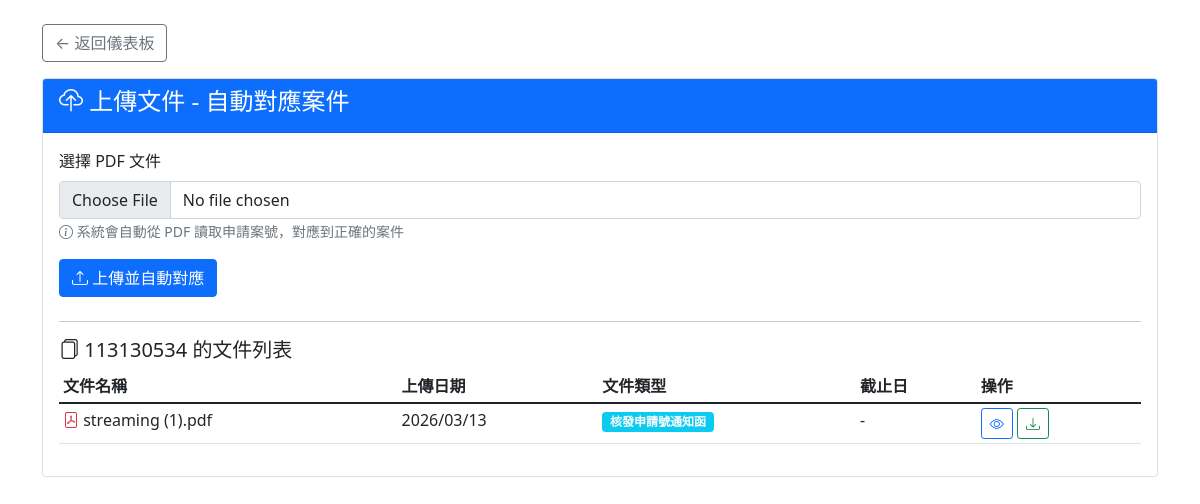
/cases/1/upload, run on the app's committed database.
### app/models/case.py (models this page shows)
class Case(Base):
    __tablename__ = "cases"
    id = Column(Integer, primary_key=True, index=True)
    case_no = Column(String(50), unique=True, index=True, nullable=False)
    title = Column(String(255), nullable=False)
    description = Column(String(1000), nullable=True)
    applicant = Column(String(255), nullable=True)
    filing_date = Column(DateTime, nullable=True)
    status = Column(String(50), default="進行中")
    created_at = Column(DateTime, default=lambda: datetime.now(timezone.utc))
    deadline = Column(Date, nullable=True)
    documents = relationship("Document", back_populates="case", cascade="all, delete-orphan")

### app/models/document.py (models this page shows)
class Document(Base):
    __tablename__ = "documents"
    id = Column(Integer, primary_key=True, index=True)
    case_id = Column(Integer, ForeignKey("cases.id", ondelete="CASCADE"), nullable=False)
    filename = Column(String(255), nullable=False)
    file_path = Column(String(500), nullable=False)
    uploaded_at = Column(DateTime, default=lambda: datetime.now(timezone.utc))
    text_content = Column(Text, nullable=True)
    doc_type = Column(String(100), nullable=True)
    extracted_data = Column(JSON, nullable=True)
    deadline = Column(DateTime, nullable=True)
    deadline_days = Column(Integer, nullable=True)
    case = relationship("Case", back_populates="documents")

### app/routers/case_page.py (the view)
@router.get("/cases/{case_id}/upload", response_class=HTMLResponse)
def upload_page(request: Request, case_id: int, db: Session = Depends(get_db)):
    case = db.query(Case).filter(Case.id == case_id).first()
    if not case:
        raise HTTPException(status_code=404, detail="案件不存在")
    return templates.TemplateResponse("case_upload.html", {
        "request": request,
        "case": case,
        "now": datetime.now()
    })

### templates/case_upload.html (shortened to what this page needs)
<!DOCTYPE html>
<html>
<head>
    <link href="https://cdn.jsdelivr.net/npm/bootstrap@5.1.3/dist/css/bootstrap.min.css" rel="stylesheet">
    <link rel="stylesheet" href="https://cdn.jsdelivr.net/npm/bootstrap-icons@1.8.1/font/bootstrap-icons.css">
</head>
<body class="container mt-4">
<div class="mb-3">
    <a href="/cases" class="btn btn-outline-secondary">← 返回儀表板</a>
</div>
<div class="card">
    <div class="card-header bg-primary text-white">
        <h4><i class="bi bi-cloud-upload"></i> 上傳文件 - 自動對應案件</h4>
    </div>
    <div class="card-body">
        <form action="/documents/upload" method="post" enctype="multipart/form-data" class="mb-4">
            <div class="mb-3">
                <label class="form-label">選擇 PDF 文件</label>
                <input type="file" class="form-control" name="file" accept=".pdf" required>
                <small class="text-muted">
                    <i class="bi bi-info-circle"></i>
                    系統會自動從 PDF 讀取申請案號，對應到正確的案件
                </small>
            </div>
            <button type="submit" class="btn btn-primary">
                <i class="bi bi-upload"></i> 上傳並自動對應
            </button>
        </form>
        <hr>
        {% if case %}
        <h5><i class="bi bi-files"></i> {{ case.case_no }} 的文件列表</h5>
        <table class="table table-sm">
            <thead>
                <tr>
                    <th>文件名稱</th>
                    <th>上傳日期</th>
                    <th>文件類型</th>
                    <th>截止日</th>
                    <th>操作</th>
                </tr>
            </thead>
            <tbody>
                {% for doc in case.documents %}
                <tr>
                    <td>
                        <i class="bi bi-file-pdf text-danger"></i>
                        {{ doc.filename }}
                    </td>
                    <td>{{ doc.uploaded_at.strftime('%Y/%m/%d') }}</td>
                    <td>
                        {% if doc.doc_type and doc.doc_type != '未知類型' %}
                            <span class="badge bg-info">{{ doc.doc_type }}</span>
                        {% else %}
                            <span class="badge bg-secondary">未分類</span>
                        {% endif %}
                    </td>
                    <td>
                        {% if doc.deadline %}
                            {{ doc.deadline.strftime('%Y/%m/%d') }}
                            {% set days = (doc.deadline - now).days %}
                            {% if days <= 7 %}
                                <span class="badge bg-danger">{{ days }}天</span>
                            {% elif days <= 30 %}
                                <span class="badge bg-warning text-dark">{{ days }}天</span>
                            {% else %}
                                <span class="badge bg-success">{{ days }}天</span>
                            {% endif %}
                        {% else %}
                            -
                        {% endif %}
                    </td>
                    <td>
                        <a href="/documents/{{ doc.id }}/preview" class="btn btn-sm btn-outline-primary" target="_blank" title="預覽">
                            <i class="bi bi-eye"></i>
                        </a>
                        <a href="/documents/{{ doc.id }}/download" class="btn btn-sm btn-outline-success" title="下載">
                            <i class="bi bi-download"></i>
                        </a>
                    </td>
                </tr>
                {% endfor %}
            </tbody>
        </table>
        {% else %}
        <div class="alert alert-info">
            <i class="bi bi-info-circle"></i> 上傳文件後會自動建立或對應案件
        </div>
        {% endif %}
    </div>
</div>
</body>
</html>

### data on the page
Case: case_no "113130534"
Document: filename "streaming (1).pdf", uploaded_at "2026/03/13", doc_type "核發申請號通知函"
